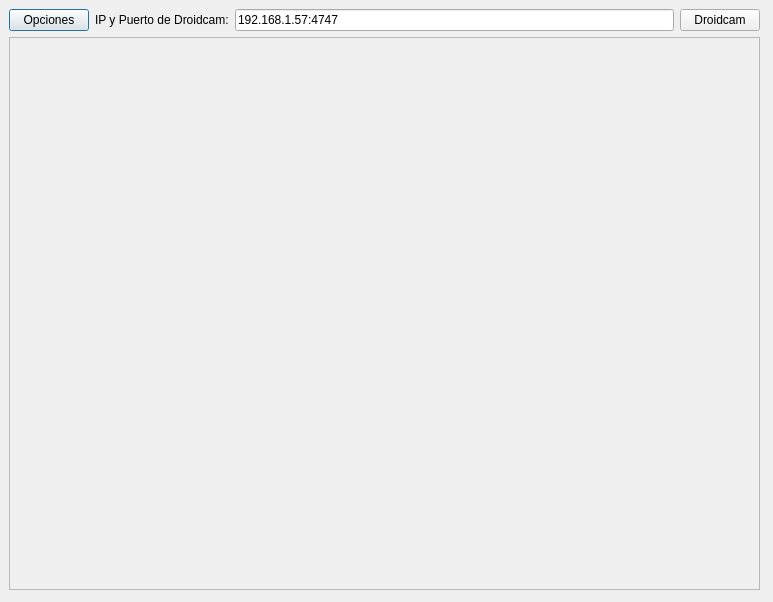
<?xml version="1.0" encoding="UTF-8"?>
<ui version="4.0">
 <class>Camera</class>
 <widget class="QDialog" name="Camera">
  <property name="geometry">
   <rect>
    <x>0</x>
    <y>0</y>
    <width>773</width>
    <height>602</height>
   </rect>
  </property>
  <property name="windowTitle">
   <string>Dialog</string>
  </property>
  <widget class="QWidget" name="">
   <property name="geometry">
    <rect>
     <x>9</x>
     <y>9</y>
     <width>751</width>
     <height>581</height>
    </rect>
   </property>
   <layout class="QGridLayout" name="gridLayout">
    <item row="0" column="0">
     <widget class="QPushButton" name="PB_opciones">
      <property name="text">
       <string>Opciones</string>
      </property>
     </widget>
    </item>
    <item row="1" column="0" colspan="4">
     <widget class="QScrollArea" name="scrollArea">
      <property name="widgetResizable">
       <bool>true</bool>
      </property>
      <widget class="QWidget" name="scrollAreaWidgetContents">
       <property name="geometry">
        <rect>
         <x>0</x>
         <y>0</y>
         <width>747</width>
         <height>548</height>
        </rect>
       </property>
      </widget>
     </widget>
    </item>
    <item row="0" column="2">
     <widget class="QLineEdit" name="lineEdit">
      <property name="text">
       <string>192.168.1.57:4747</string>
      </property>
     </widget>
    </item>
    <item row="0" column="3">
     <widget class="QPushButton" name="pushButton">
      <property name="text">
       <string>Droidcam</string>
      </property>
     </widget>
    </item>
    <item row="0" column="1">
     <widget class="QLabel" name="label">
      <property name="text">
       <string>IP y Puerto de Droidcam:</string>
      </property>
     </widget>
    </item>
   </layout>
  </widget>
 </widget>
 <resources/>
 <connections/>
</ui>
